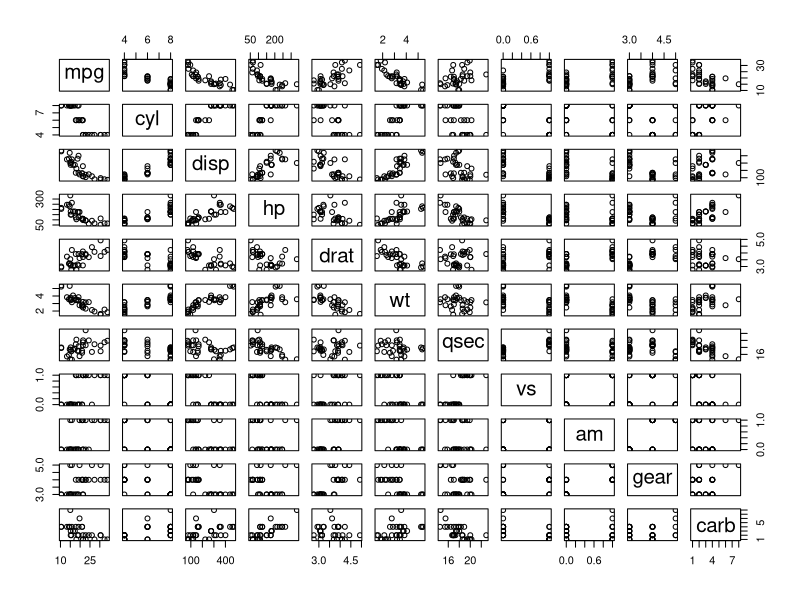
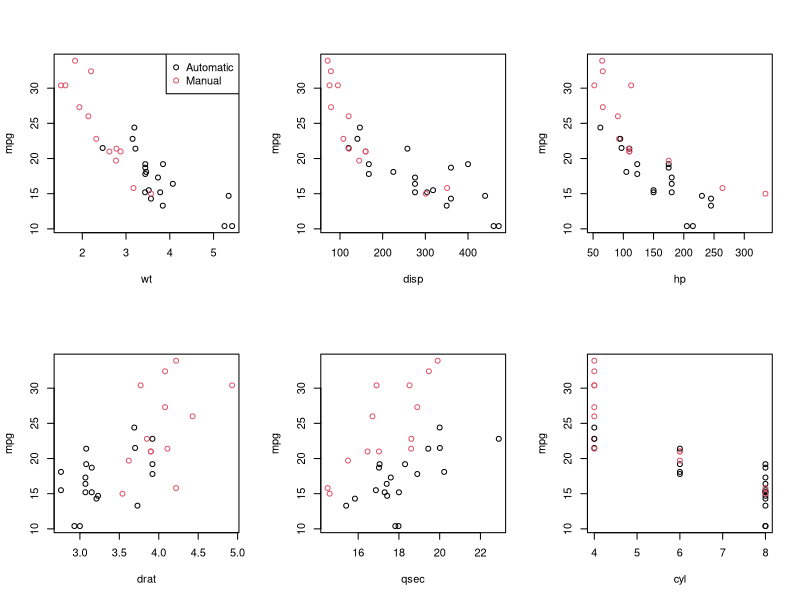
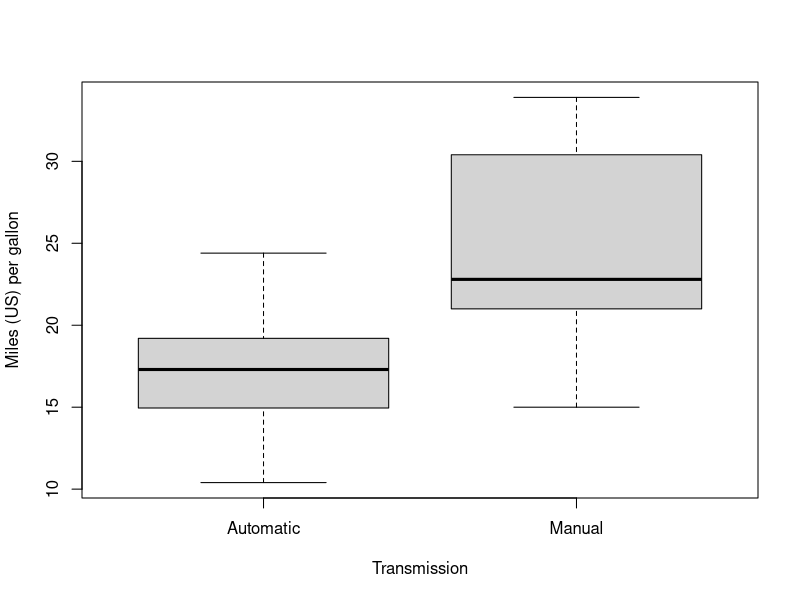
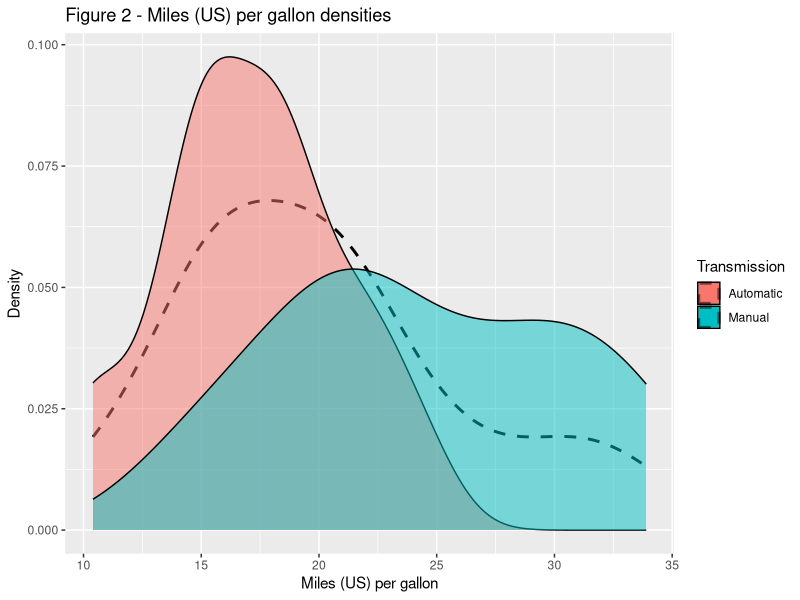
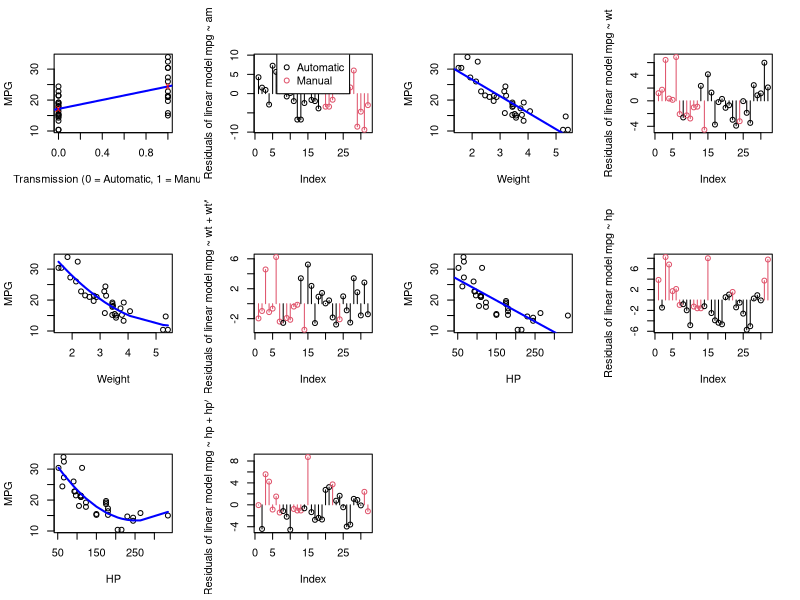

These charts were generated, in order, by the following R code:
data(mtcars)

pairs(mtcars)

par(mfrow=c(2,3))
with(mtcars, {
  plot(wt, mpg, col=am+1)
  legend("topright", legend=c("Automatic", "Manual"), pch=1, col=c(1,2))
  plot(disp, mpg, col=am+1)
  plot(hp, mpg, col=am+1)
  plot(drat, mpg, col=am+1)
  plot(qsec, mpg, col=am+1)
  plot(cyl, mpg, col=am+1)
})

par(mfrow=c(1,1))
boxplot(mpg ~ as.factor(c("Automatic","Manual")[mtcars$am+1]), data=mtcars,
        ylab="Miles (US) per gallon", xlab="Transmission")

library(ggplot2)
mtcars$Transmission <- as.factor(c("Automatic","Manual")[mtcars$am+1])
g <- ggplot(data=mtcars, aes(mpg))
g <- g + geom_density(linetype="dashed", size=1)
g <- g + geom_density(aes(fill=Transmission), alpha=0.5)
g <- g + labs(fill="Transmission") + xlab("Miles (US) per gallon") + ylab("Density")
g <- g + ggtitle("Figure 2 - Miles (US) per gallon densities")
g

par(mfrow=c(3,4))

lm_mpg_am <- lm(mpg ~ am, data=mtcars) 
plot(mtcars$am, mtcars$mpg,
     xlab="Transmission (0 = Automatic, 1 = Manual)",
     ylab="MPG")
abline(lm_mpg_am, lwd=2, col="blue")
points(c(0,1), c(mean(mtcars$mpg[mtcars$am == 0]),mean(mtcars$mpg[mtcars$am == 1])), col="red", pch="x")
ind <- order(mtcars$am, seq_along(mtcars$am))
res <- lm_mpg_am$residuals[ind]
cols <- mtcars$am[ind]+1
plot(res, col=cols, type="h", ylab="Residuals of linear model mpg ~ am")
points(res, col=cols)
legend("top", legend=c("Automatic", "Manual"), pch=1, col=c(1,2))

lm_mpg_wt <- lm(mpg ~ wt, data=mtcars) 
plot(mtcars$wt, mtcars$mpg, xlab="Weight", ylab="MPG")
abline(lm_mpg_wt, lwd=2, col="blue")
ind <- order(mtcars$wt, seq_along(mtcars$wt))
res <- lm_mpg_wt$residuals[ind]
cols <- mtcars$am[ind]+1
plot(res, col=cols, type="h", ylab="Residuals of linear model mpg ~ wt")
points(res, col=cols)

lm_mpg_wt2 <- lm(mpg ~ wt+I(wt^2), data=mtcars) 
plot(mtcars$wt, mtcars$mpg, xlab="Weight", ylab="MPG")
ind <- order(mtcars$wt, seq_along(mtcars$wt))
res <- lm_mpg_wt2$residuals[ind]
cols <- mtcars$am[ind]+1
lines(mtcars$wt[ind], lm_mpg_wt2$fitted.values[ind], lwd=2, col="blue")
plot(res, col=cols, type="h", ylab="Residuals of linear model mpg ~ wt + wt^2")
points(res, col=cols)

lm_mpg_hp <- lm(mpg ~ hp, data=mtcars) 
plot(mtcars$hp, mtcars$mpg, xlab="HP", ylab="MPG")
abline(lm_mpg_hp, lwd=2, col="blue")
ind <- order(mtcars$hp, seq_along(mtcars$hp))
res <- lm_mpg_hp$residuals[ind]
cols <- mtcars$am[ind]+1
plot(res, col=cols, type="h", ylab="Residuals of linear model mpg ~ hp")
points(res, col=cols)

lm_mpg_hp2 <- lm(mpg ~ hp+I(hp^2), data=mtcars) 
plot(mtcars$hp, mtcars$mpg, xlab="HP", ylab="MPG")
ind <- order(mtcars$hp, seq_along(mtcars$hp))
res <- lm_mpg_hp2$residuals[ind]
cols <- mtcars$am[ind]+1
lines(mtcars$hp[ind], lm_mpg_hp2$fitted.values[ind], lwd=2, col="blue")
plot(res, col=cols, type="h", ylab="Residuals of linear model mpg ~ hp + hp^2")
points(res, col=cols)

R2 <- c(wt=summary(lm(mpg ~ wt, data=mtcars))$adj.r.squared,
        disp=summary(lm(mpg ~ disp, data=mtcars))$adj.r.squared,
        hp=summary(lm(mpg ~ hp, data=mtcars))$adj.r.squared,
        cyl=summary(lm(mpg ~ cyl, data=mtcars))$adj.r.squared,
        am=summary(lm(mpg ~ am, data=mtcars))$adj.r.squared)
R2
